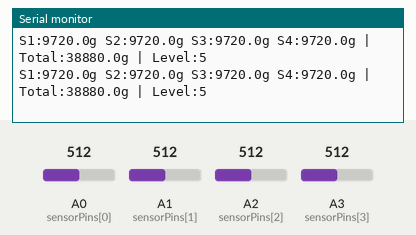
The sketch below on a simulated Arduino Uno, built with avr-gcc and run on an emulated ATmega328P. Shown: the last lines printed to the serial monitor. Inputs (shaded band) come from the test bench; at power-on: A2 (sensorPins[2]) = 512, A3 (sensorPins[3]) = 512, A0 (sensorPins[0]) = 512, A1 (sensorPins[1]) = 512.

Above: at 12.2 s.
12.3 s: A2 (sensorPins[2]) set to 479
At 12.54 s:
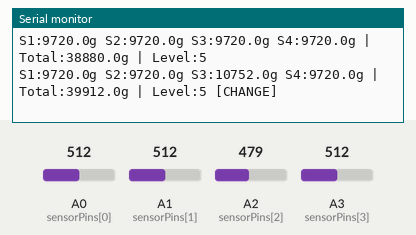
15.3 s: A3 (sensorPins[3]) set to 484
At 15.45 s:
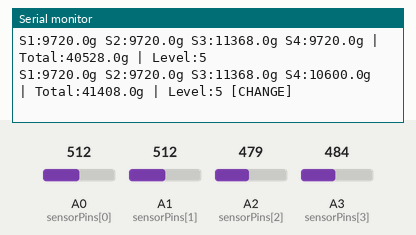
18.3 s: A2 (sensorPins[2]) set to 450
At 18.54 s:
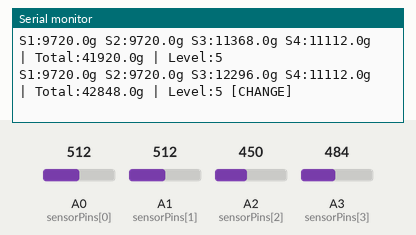
Timing chart, 0 to 21.3 s (numbered marks = the images above; inputs shaded):
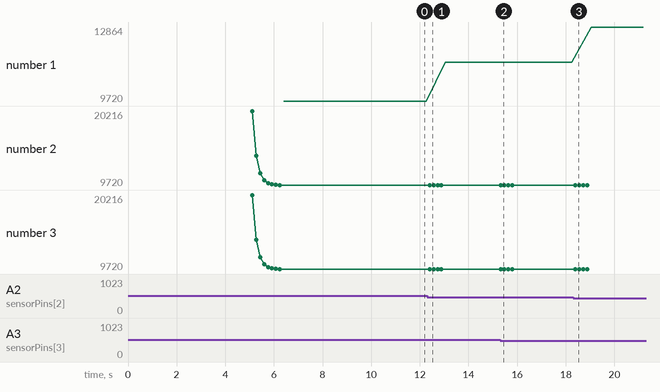

The sketch:

chaozheng.ino
```cpp
const int sensorPins[] = {A0, A1, A2, A3};
const int numSensors = 4;          // Number of sensors
const int sampleCount = 5;         // Number of samples per sensor (for smoothing)

// Sensor calibration parameters (fixed range)
int sensorMin[] = {0, 0, 0, 0};    // Minimum ADC value
int sensorMax[] = {1023, 1023, 1023, 1023};  // Maximum ADC value
bool calibrated = true;            // Calibration status (fixed range, no calibration needed)

// Weight conversion parameters (adjust based on actual sensors)
const float maxWeight = 4500.0;    // Maximum weight per sensor (grams)
const int maxADC = 1023;           // Maximum ADC value

// Data storage
int sensorValues[numSensors];      // Raw sensor readings
int smoothedValues[numSensors];    // Smoothed sensor values
float weightValues[numSensors];    // Weight values (grams)
float totalWeight = 0;             // Total weight (grams)
float previousWeightValues[numSensors]; // Previous weight values for change detection
bool pressureChanged = false;      // Flag to indicate pressure change

// Pressure level for TouchDesigner (0-5)
int pressureLevel = 0;             // Current pressure level
const float maxPressureThreshold = 18000.0; // Maximum pressure for level 5 (grams)

void setup() {
  Serial.begin(9600);              // Initialize serial communication
  Serial.println("Pressure Sensor System - Range: 0-4500g per sensor");
  Serial.println("Debug Mode - ADC Values:");

  // Display initial ADC readings for debugging
  for (int i = 0; i < 10; i++) {
    Serial.print("ADC: ");
    for (int j = 0; j < numSensors; j++) {
      int adcValue = analogRead(sensorPins[j]);
      Serial.print("S");
      Serial.print(j + 1);
      Serial.print(":");
      Serial.print(adcValue);
      Serial.print(" ");
    }
    Serial.println();
    delay(500);
  }
  Serial.println("Start normal data output:");
}

void loop() {
  readSensors();        // Read all sensors
  smoothData();         // Smooth the data
  convertToWeight();    // Convert to weight (grams)
  calculateTotalWeight(); // Calculate total weight
  detectPressureChanges(); // Detect pressure changes
  calculatePressureLevel(); // Calculate pressure level for TouchDesigner

  // Print formatted sensor data with change indicator
  printSensorData();

  delay(100);  // 100ms sampling interval for improved responsiveness
}

// Read all sensor data
void readSensors() {
  for (int i = 0; i < numSensors; i++) {
    int sum = 0;
    // Take multiple samples and average them
    for (int j = 0; j < sampleCount; j++) {
      sum += analogRead(sensorPins[i]);
      delay(2);  // Short delay to ensure stable reading
    }
    sensorValues[i] = sum / sampleCount;
  }
}

// Smooth the sensor data with reduced smoothing for more responsive changes
void smoothData() {
  for (int i = 0; i < numSensors; i++) {
    // Reduced smoothing: more weight on new readings for better responsiveness
    // Changed from 0.7/0.3 to 0.4/0.6 for more sensitive pressure detection
    smoothedValues[i] = (smoothedValues[i] * 0.4) + (sensorValues[i] * 0.6);
  }
}

// Convert ADC values to weight (grams)
void convertToWeight() {
  for (int i = 0; i < numSensors; i++) {
    // Enhanced sensitivity: detect pressure changes from baseline (~715)
    // Lower threshold for more sensitive detection
    float weight = 0;
    int baseline = 715;  // Typical no-load ADC value
    int threshold = 700; // Lower threshold for pressure detection

    if (smoothedValues[i] < threshold) {
      // Map ADC range 0–threshold to weight range maxWeight–0g (inverse relationship)
      // Use smaller range for more sensitive weight detection
      weight = map(smoothedValues[i], 0, threshold, maxWeight, 0);
    } else if (smoothedValues[i] < baseline) {
      // Light pressure detection between threshold and baseline
      // Map this range to 0-100g for fine pressure detection
      weight = map(smoothedValues[i], threshold, baseline, 100, 0);
    } else {
      // No pressure detected → weight = 0
      weight = 0;
    }

    weight = constrain(weight, 0, maxWeight);  // Clamp between 0 and 4500g
    weight *= 8;  // Apply calibration factor to correct weight readings
    weightValues[i] = weight;
  }
}

// Calculate total weight from all sensors
void calculateTotalWeight() {
  totalWeight = 0;
  for (int i = 0; i < numSensors; i++) {
    totalWeight += weightValues[i];
  }
}

// Calculate pressure level (0-5) for TouchDesigner
void calculatePressureLevel() {
  // Divide total weight into 5 levels
  // Level 0: 0g (no pressure)
  // Level 1: 0-3600g (light pressure)
  // Level 2: 3600-7200g (light-medium pressure)
  // Level 3: 7200-10800g (medium pressure)
  // Level 4: 10800-14400g (medium-heavy pressure)
  // Level 5: 14400g+ (heavy pressure)

  if (totalWeight < 10) {
    pressureLevel = 0;
  } else if (totalWeight < 3600) {
    pressureLevel = 1;
  } else if (totalWeight < 7200) {
    pressureLevel = 2;
  } else if (totalWeight < 10800) {
    pressureLevel = 3;
  } else if (totalWeight < 14400) {
    pressureLevel = 4;
  } else {
    pressureLevel = 5;
  }
}

// Detect pressure changes for enhanced responsiveness
void detectPressureChanges() {
  pressureChanged = false;

  const float changeThreshold = 15.0;  // Minimum change to detect (grams)

  for (int i = 0; i < numSensors; i++) {
    float weightChange = abs(weightValues[i] - previousWeightValues[i]);
    if (weightChange > changeThreshold) {
      pressureChanged = true;
    }
    previousWeightValues[i] = weightValues[i];  // Update previous values
  }
}

// Print sensor and total weight data with change indicator
void printSensorData() {
  // Print individual sensor weights (grams)
  for (int i = 0; i < numSensors; i++) {
    Serial.print("S");
    Serial.print(i + 1);
    Serial.print(":");
    Serial.print(weightValues[i], 1);  // 1 decimal place
    Serial.print("g");
    if (i < numSensors - 1) Serial.print(" ");
  }

  // Print total weight
  Serial.print(" | Total:");
  Serial.print(totalWeight, 1);  // 1 decimal place
  Serial.print("g");

  // Print pressure level for TouchDesigner
  Serial.print(" | Level:");
  Serial.print(pressureLevel);

  // Print pressure change indicator
  if (pressureChanged) {
    Serial.print(" [CHANGE]");
  }

  Serial.println();
}
```

Measured:
- the behaviour switches between 492 and 491 on A2 (sensorPins[2]) (found by bisection; images 0 and 1)
- after the input at 12.3 s, the serial monitor: prints a new line after 0.11 s (image 1)
- after the input at 15.3 s, the serial monitor: prints a new line at once (image 2)
- after the input at 18.3 s, the serial monitor: prints a new line after 0.10 s (image 3)
- plotted number 1: 9720 → 11368 after the input at 12.3 s, 11368 → 12864 after the input at 18.3 s
